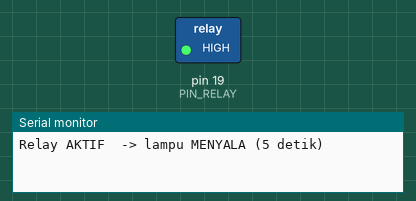
Simulated run of this sketch. Board: Arduino Uno, built with avr-gcc and run on an emulated ATmega328P. Parts: switched loads named in the sketch (green lamp = pin HIGH), the last lines printed to the serial monitor.

Above: at 2.5 s.
At 6.5 s:
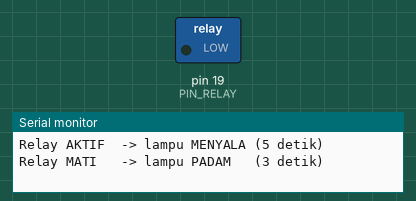
Timing chart, 0 to 10.4 s (numbered marks = the images above):
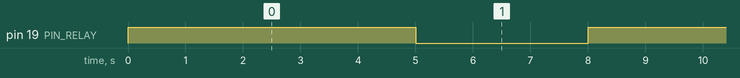

Measured:
- by itself, pin 19 (PIN_RELAY): alternates HIGH for 5.0 s and LOW for 3.0 s

The sketch:

soal3_relay.ino
```cpp
/*
 * UTS Praktikum IoT - Soal 3: Pengendalian Sakelar Beban Daya Menggunakan Modul Relay
 * Relay IN -> GPIO 19. Beban (lampu) dipasang seri dengan sumber lewat terminal COM dan NO.
 * Pola: relay AKTIF 5 detik (lampu menyala), NONAKTIF 3 detik (lampu padam), berulang.
 */
#include <Arduino.h>

const int PIN_RELAY = 19;

// ---------- Logika pemicuan relay ----------
// Cara menentukan Active HIGH atau Active LOW:
//  1) Baca datasheet / label modul. Modul relay 1 kanal berwarna biru yang umum di pasaran
//     biasanya ACTIVE LOW (relay menarik bila IN = LOW).
//  2) Atau uji empiris: beri IN = HIGH lalu amati. Bila lampu menyala (COM-NO tersambung),
//     modulnya Active HIGH; bila padam dan baru menyala saat IN = LOW, modulnya Active LOW.
//  3) Pada simulator Wokwi: atribut "transistor" modul relay bernilai "npn" (default)
//     = Active HIGH, dan "pnp" = Active LOW.
// Setelan di bawah mengikuti modul Wokwi default (Active HIGH). Ubah ke true bila modul Anda
// Active LOW (atau bila lampu ternyata terbalik saat disimulasikan).
const bool RELAY_AKTIF_LOW = false;

const uint8_t LEVEL_RELAY_ON  = RELAY_AKTIF_LOW ? LOW  : HIGH;
const uint8_t LEVEL_RELAY_OFF = RELAY_AKTIF_LOW ? HIGH : LOW;

const unsigned long DURASI_ON_MS  = 5000;   // lampu menyala 5 detik
const unsigned long DURASI_OFF_MS = 3000;   // lampu padam 3 detik

bool relayAktif = false;
unsigned long waktuGanti = 0;

void setRelay(bool aktif) {
  relayAktif = aktif;
  digitalWrite(PIN_RELAY, aktif ? LEVEL_RELAY_ON : LEVEL_RELAY_OFF);
  Serial.println(aktif ? "Relay AKTIF  -> lampu MENYALA (5 detik)"
                       : "Relay MATI   -> lampu PADAM   (3 detik)");
}

void setup() {
  Serial.begin(115200);
  digitalWrite(PIN_RELAY, LEVEL_RELAY_OFF);   // tetapkan level mati SEBELUM pinMode
  pinMode(PIN_RELAY, OUTPUT);                 // agar relay tidak sempat "klik" saat boot
  setRelay(true);                             // mulai dengan relay aktif
  waktuGanti = millis();
}

void loop() {
  unsigned long durasi = relayAktif ? DURASI_ON_MS : DURASI_OFF_MS;
  if (millis() - waktuGanti >= durasi) {      // non-blocking: ganti status saat waktunya habis
    waktuGanti = millis();
    setRelay(!relayAktif);
  }
}
```
